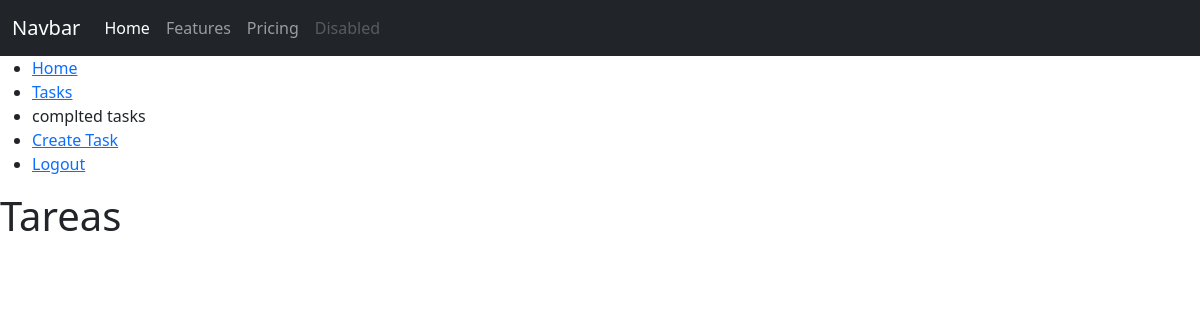
The page /tasks_completed/ (signed in) on the database as committed earlier.
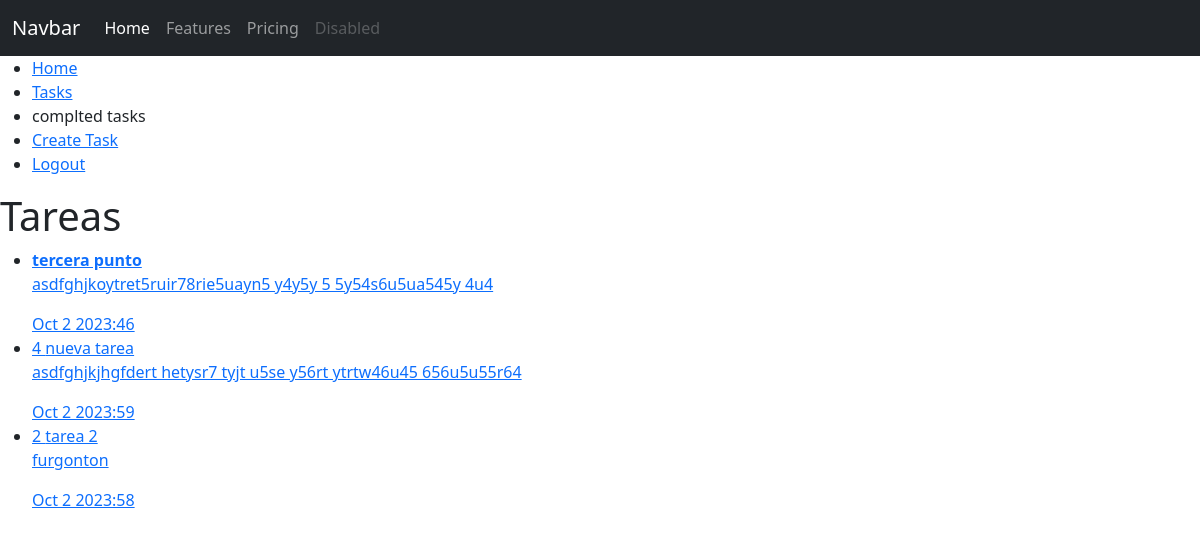
The same page on the database as committed later.
### tasks/models.py (models this page shows, shortened)
class Task(models.Model):
    title = models.CharField(max_length=100)
    description = models.TextField(blank=True)
    created = models.DateTimeField(auto_now_add=True)
    datecomplete = models.DateTimeField(null=True)
    important = models.BooleanField(default=False)
    user = models.ForeignKey(User, on_delete=models.CASCADE)

### tasks/views.py (the view)
# urls.py: path('tasks_completed/',views.tasks_completed, name="tasks_completed"),
def tasks_completed(request):
    tasks = Task.objects.filter(user=request.user, datecomplete__isnull=False).order_by('-datecomplete')
    return render(request, 'tasks.html', {"tasks": tasks})

### tasks/templates/tasks.html
{% extends 'base.html' %} {% block content %}
<h1>Tareas</h1>
<ul>
  {% for task in tasks %}
  <li>
    <a href="{% url 'task_detail' task.id %}">
      {% if task.important %}
      <strong>{{task.title}}</strong>
      {% else %} {{task.id}} {{task.title}} {% endif %}
      <p>{{task.description}}</p>
      {{task.datecomplete|date:'M j Y:i'}}
    </a>
  </li>
  {% endfor %}
</ul>
{% endblock content %}

### tasks/templates/base.html (shortened to what this page needs)
<!DOCTYPE html>
<html lang="en">
  <head>
    <link rel="stylesheet" type="text/css" href="	https://cdn.jsdelivr.net/npm/bootstrap@5.3.2/dist/css/bootstrap.min.css" />
  </head>
  <body>
    <nav class="navbar navbar-expand-lg bg-dark navbar-dark">
      <div class="container-fluid">
        <a class="navbar-brand" href="#">Navbar</a>
        <div class="collapse navbar-collapse" id="navbarNav">
          <ul class="navbar-nav">
            <li class="nav-item">
              <a class="nav-link active" aria-current="page" href="#">Home</a>
            </li>
            <li class="nav-item">
              <a class="nav-link" href="#">Features</a>
            </li>
            <li class="nav-item">
              <a class="nav-link" href="#">Pricing</a>
            </li>
            <li class="nav-item">
              <a class="nav-link disabled" aria-disabled="true">Disabled</a>
            </li>
          </ul>
        </div>
      </div>
    </nav>
    <nav>
      <ul>
        <li>
          <a href="/">Home</a>
        </li>
        {% if user.is_authenticated %}
        <li>
          <a href="/tasks">Tasks</a>
        </li>
        <li class="nav-item">
          <a href="{% url 'tasks_completed' %}" class="nav-link"
            >complted tasks</a
          >
        </li>
        <li>
          <a href="/tasks/create">Create Task</a>
        </li>
        <li>
          <a href="/logout">Logout</a>
        </li>
        {% endif %}
      </ul>
    </nav>
    {% block content %} {% endblock content %}
  </body>
</html>

Rows that differ between the two databases and show on the page:
added Task: title "tercera punto", description "asdfghjkoytret5ruir78rie5uayn5 y4y5y 5 5y54s6u5ua545y 4u4", datecomplete "Oct 2 2023:46"
added Task: id "4", title "nueva tarea", description "asdfghjkjhgfdert hetysr7 tyjt u5se y56rt ytrtw46u45 656u5u55r64", datecomplete "Oct 2 2023:59"
now on this page (row edited): Task: id "2", title "tarea 2", description "furgonton", datecomplete "Oct 2 2023:58"
